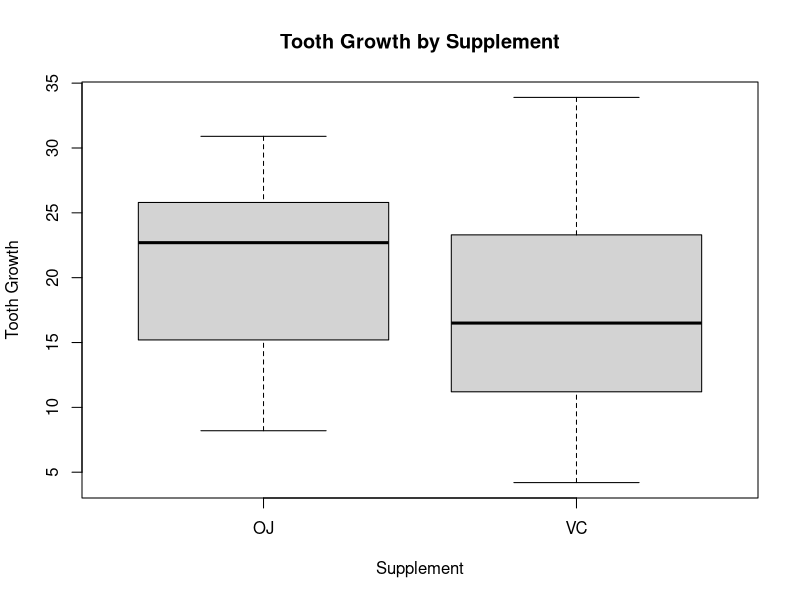
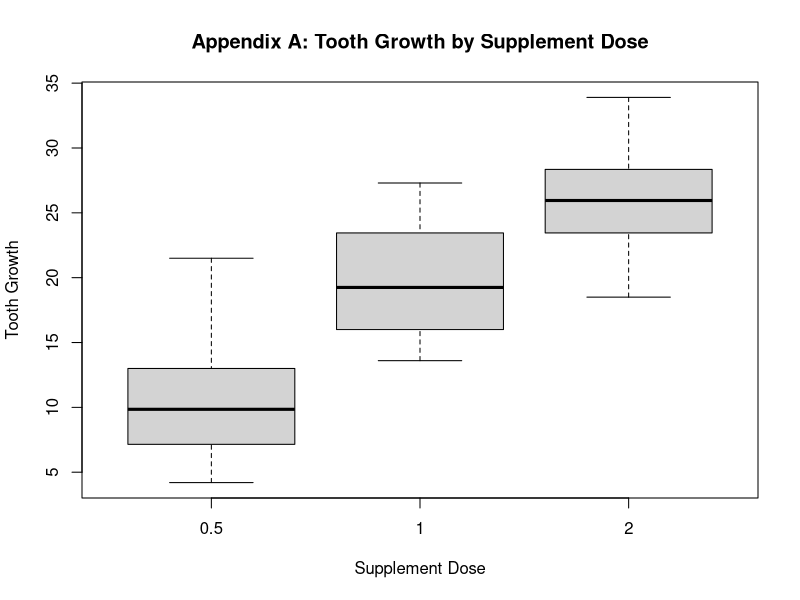
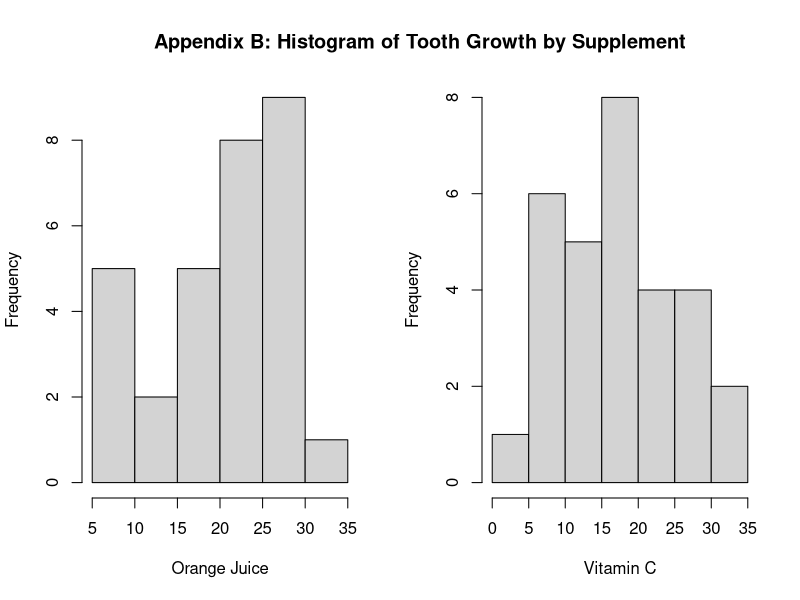
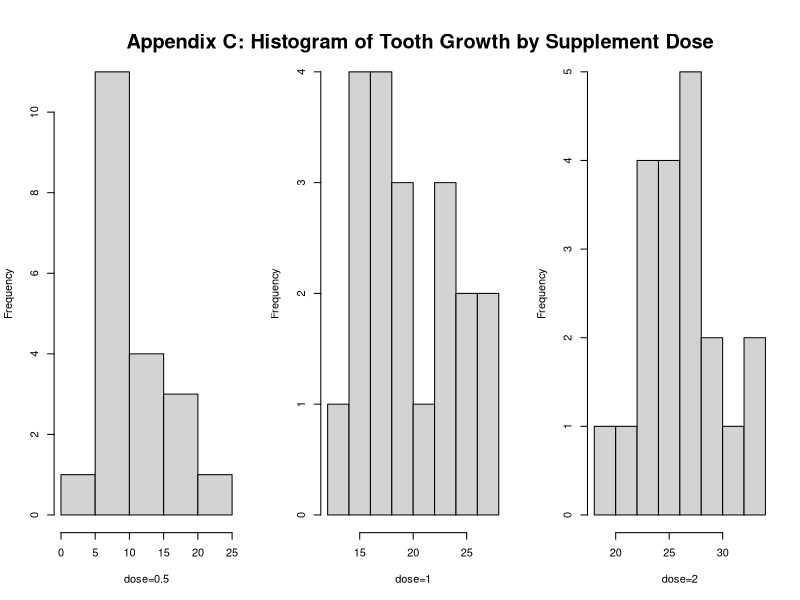

Reproduce these figures in R, in order.
## ---- chunk 1
data(ToothGrowth)
attach(ToothGrowth)
## ---- chunk 2
summary(ToothGrowth)
## ---- chunk 3
table(dose)
## ---- chunk 4
boxplot(len~supp,xlab="Supplement",ylab="Tooth Growth",main="Tooth Growth by Supplement")
## ---- chunk 5
ttest<-t.test(len~I(relevel(supp,"OJ")),alternative="greater")
lowmean<-ttest$conf.int[1]
pvalue<-ttest$p.value
## ---- chunk 6
t.test(len~I(relevel(supp,"OJ")),alternative="greater")
## ---- chunk 7
options(scipen=5)
compare<-ToothGrowth[dose %in% c(0.5,1),]
ttest<-t.test(len~I(relevel(as.factor(dose),"0.5")),alternative="less",data=compare)
upmean<-ttest$conf.int[2]
pvalue<-ttest$p.value
## ---- chunk 8
compare<-ToothGrowth[dose %in% c(0.5,1),]
t.test(len~I(relevel(as.factor(dose),"0.5")),alternative="less",data=compare)
## ---- chunk 9
boxplot(len~dose,xlab="Supplement Dose",ylab="Tooth Growth",main="Appendix A: Tooth Growth by Supplement Dose")
op<-par(mfrow=c(1,2))
hist(len[supp=="OJ"],xlab="Orange Juice",main="")
hist(len[supp=="VC"],xlab="Vitamin C",main="")
par(op)
title("Appendix B: Histogram of Tooth Growth by Supplement")
op<-par(mfrow=c(1,3))
hist(len[dose==0.5],xlab="dose=0.5",main="")
hist(len[dose==1],xlab="dose=1",main="")
hist(len[dose==2],xlab="dose=2",main="")
par(op)
title("Appendix C: Histogram of Tooth Growth by Supplement Dose")
## ---- chunk 10
compare<-ToothGrowth[dose %in% c(1,2),]
ttest<-t.test(len~I(relevel(as.factor(dose),"1")),alternative="less",data=compare)
upmean<-ttest$conf.int[2]
pvalue<-ttest$p.value
## ---- chunk 11
compare<-ToothGrowth[dose %in% c(1,2),]
t.test(len~I(relevel(as.factor(dose),"1")),alternative="less",data=compare)
